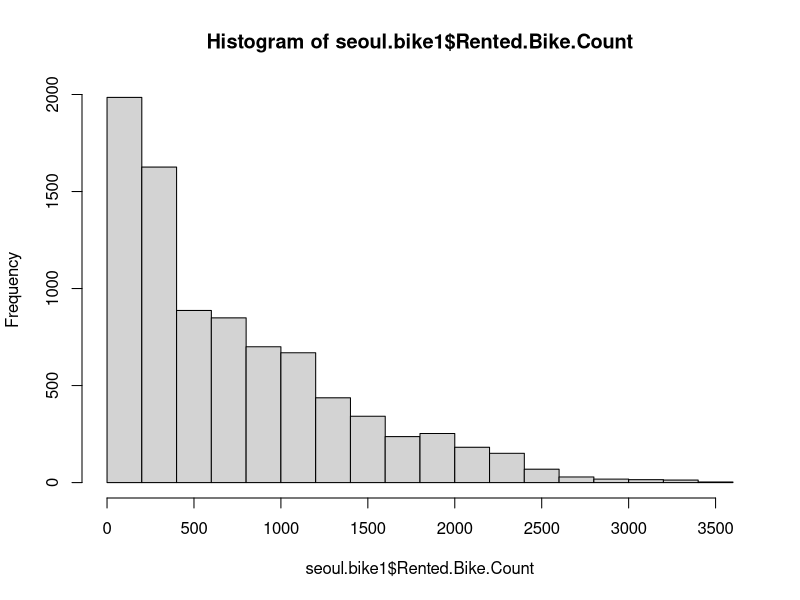

The R script that drew this image: (Note: this script raises an error after producing the figure.)
## ---- chunk 1
seoul.bike <- read.csv("SeoulBikeData.csv",
                         header=T,na.strings=c("","NA")) 
idx <- which(seoul.bike$Functioning.Day == "Yes")
seoul.bike1 <- seoul.bike[idx, ]
## ---- chunk 2
# creating new variable time of day from bike
seoul.bike1$time.of.day <- ifelse(seoul.bike1$Hour <= 6, "night", seoul.bike1$Hour)
seoul.bike1$time.of.day <- ifelse(seoul.bike1$Hour > 6, "morning", seoul.bike1$time.of.day)
seoul.bike1$time.of.day <- ifelse(seoul.bike1$Hour > 12, "afternoon", seoul.bike1$time.of.day)
seoul.bike1$time.of.day <- ifelse(seoul.bike1$Hour > 17, "evening", seoul.bike1$time.of.day)
seoul.bike1$time.of.day <- as.factor(seoul.bike1$time.of.day)
## ---- chunk 3
summary(seoul.bike1$Temperature)
summary(seoul.bike1$Rented.Bike.Count)
summary(seoul.bike1$Hour)
summary(seoul.bike1$Solar.Radiatio)
summary(seoul.bike1$Humidity)
summary(seoul.bike1$Date)
summary(seoul.bike1$Wind.speed)
summary(seoul.bike1$Visibility)
summary(seoul.bike1$Dew.point.temperature)
summary(seoul.bike1$Rainfall)
summary(seoul.bike1$Snowfall)
seoul.bike1$Seasons <- as.factor(seoul.bike1$Seasons)
summary(seoul.bike1$Seasons)
seoul.bike1$Holiday <- as.factor(seoul.bike1$Holiday)
summary(seoul.bike1$Holiday)
seoul.bike1$Functioning.Day <- as.factor(seoul.bike1$Functioning.Day)
summary(seoul.bike1$Functioning.Day)


hist(seoul.bike1$Rented.Bike.Count)

summary(seoul.bike1$time.of.day)
head(seoul.bike1)
## ---- chunk 4

# creating new variable time of day from bike
seoul.bike1$TempF <- seoul.bike1$Temperature.C. * (9/5) + 32

# -1, 103
max(seoul.bike1$TempF)
seoul.bike1$TempCat <- ifelse(seoul.bike1$TempF <= 20, "below 20", seoul.bike1$TempF)
seoul.bike1$TempCat <- ifelse(seoul.bike1$TempF > 20, "21-40", seoul.bike1$TempCat)
seoul.bike1$TempCat <- ifelse(seoul.bike1$TempF > 40, "41-60", seoul.bike1$TempCat)
seoul.bike1$TempCat <- ifelse(seoul.bike1$TempF > 60, "61-80", seoul.bike1$TempCat)
seoul.bike1$TempCat <- ifelse(seoul.bike1$TempF > 80, "81-100", seoul.bike1$TempCat)
seoul.bike1$TempCat <- ifelse(seoul.bike1$TempF> 100, "over 100", seoul.bike1$TempCat)
seoul.bike1$TempCat <- as.factor(seoul.bike1$TempCat)
summary(seoul.bike1$TempCat)
dim(seoul.bike1)
## ---- chunk 5
tempcat_bar <- ggplot(data=seoul.bike1, aes(x=TempCat, y=Rented.Bike.Count)) + geom_bar(stat = 'identity')
tempcat_bar
## ---- chunk 6
boxplot(seoul.bike1$Temperature)
## ---- chunk 7
library(corrplot)
corrplot(cor(seoul.bike1[,c(2, 3, 4, 5, 6, 7, 8, 9, 10, 11)]))
## ---- chunk 8
hist(seoul.bike1$Solar.Radiation..MJ.m2.)
## ---- chunk 9
p <- ggplot(aes(x=Temperature, y = Rented.Bike.Count, color = time.of.day), data = seoul.bike1) + geom_point()
p
## ---- chunk 10
p <- ggplot(data=seoul.bike1, aes(x=time.of.day, y=Rented.Bike.Count)) + geom_bar(stat = 'identity')
p
## ---- chunk 11
p <- ggplot(aes(x= seoul.bike1$'Temperature.C', y = seoul.bike1$'Rented Bike Count', color = Seasons), data = seoul.bike1) + geom_point()
p
## ---- chunk 12
ggplot(seoul.bike1, aes(x = seoul.bike1$Seasons, y = seoul.bike1$`Rented Bike Count`, fill = seoul.bike1$time.of.day)) +
  geom_bar(stat = "identity", position = "dodge") +
  labs(title = "Bike Counts by Month and Time of Day",
       x = "Month", y = "Bike Counts",
       fill = "Time of Day") +
  theme_minimal()
## ---- chunk 13
ggplot(seoul.bike1, aes(x = seoul.bike1$Holiday, y = seoul.bike1$`Rented Bike Count`)) +
  geom_bar(stat = "identity", position = "dodge") +
  labs(title = "Bike Counts by Holiday or No Holiday",
       x = "Month", y = "Bike Counts",
       fill = "Time of Day") +

  theme_minimal()
## ---- chunk 14
pos.mod <- glm(formula = Rented.Bike.Count ~ time.of.day +  TempCat + Seasons + Holiday, family = poisson(link = "log"), data = seoul.bike1)
summary(pos.mod)
## ---- chunk 15
pos.mod2 <- glm(formula = Rented.Bike.Count ~ time.of.day +  TempCat + Seasons +Holiday + Solar.Radiation..MJ.m2. + Rainfall.mm. + Snowfall..cm., family = poisson(link = "log"), data = seoul.bike1)
summary(pos.mod2)


## ---- chunk 16
which(is.na(seoul.bike1$Rainfall.mm.))
## ---- chunk 17
pos.mod3 <- glm(formula = Rented.Bike.Count ~ time.of.day +  TempCat + Seasons +Holiday 
                + Solar.Radiation..MJ.m2. + Rainfall.mm. + Snowfall..cm. + I(Hour**2) +  I(TempF**2)  + I(Solar.Radiation..MJ.m2.**2) + I(Rainfall.mm.**2) + I(Snowfall..cm.**2) +
                  TempCat:Seasons + TempCat:time.of.day + Holiday:time.of.day,
                family = poisson(link = "log"), data = seoul.bike1)
summary(pos.mod3)

## ---- chunk 18
Anova(pos.mod, test = "LR")
Anova(pos.mod2, test = "LR")
Anova(pos.mod3, test = "LR")
## ---- chunk 19
AIC.tab <- data.frame(mod1 = AIC(pos.mod), mod.2 = AIC(pos.mod2), mod.3 = AIC(pos.mod3))
AIC.tab
## ---- chunk 20
pred1 <- predict(pos.mod3, type = "response")
res1 <- residuals(pos.mod3, type = "pearson")
s.res1 <- rstandard(pos.mod3, type = "pearson")
lin.pred1 <- pos.mod3$linear.predictors

dfassess1 <- data.frame(seoul.bike1, pred1, res1, s.res1, lin.pred1)

dfassess1 %>%
  ggplot(aes(x = dfassess1$pred1, y = dfassess1$s.res1)) + 
  geom_point() + 
  geom_hline(yintercept = c(3, 2, 0, -2, -3), color = "red", linetype = "dashed") + 
  geom_smooth(se = FALSE) +
  ggtitle("Standardized residuals vs fitted values")


dfassess1 %>%
  ggplot(aes(x = dfassess1$lin.pred1, y = dfassess1$s.res1)) + 
  geom_point() + 
  geom_hline(yintercept = c(3, 2, 0, -2, -3), color = "red", linetype = "dashed") + 
  geom_smooth(se = FALSE) +
  ggtitle("Standardized residuals vs linear predictors")
## ---- chunk 21
#Goodness of Fit
pearson_stat <- su
## ---- chunk 22
dispersiontest(pos.mod3)
## ---- chunk 23
quasi <- glm(formula = Rented.Bike.Count ~ time.of.day +  TempCat + Seasons +Holiday 
                + Solar.Radiation..MJ.m2. + Rainfall.mm. + Snowfall..cm. + I(Hour**2) +  I(TempF**2)  + I(Solar.Radiation..MJ.m2.**2) + I(Rainfall.mm.**2) + I(Snowfall..cm.**2) +
                  TempCat:Seasons + TempCat:time.of.day + Holiday:time.of.day, data = seoul.bike1, family = quasipoisson)
summary(quasi)
## ---- chunk 24

negbi = glm.nb(formula = Rented.Bike.Count ~ time.of.day +  TempCat + Seasons + Holiday +
                  TempCat:Seasons + TempCat:time.of.day + Holiday:time.of.day, data = seoul.bike1)
Anova(negbi)
## ---- chunk 25
lin.reg.mod <- lm(formula = Rented.Bike.Count ~ time.of.day +  TempCat + Seasons + Holiday +
                  TempCat:Seasons + TempCat:time.of.day + Holiday:time.of.day, data = seoul.bike1)
summary(lin.reg.mod)
## ---- chunk 26
## calculate and store predicted values
fitted_values_lin <- predict(lin.reg.mod, type="response")
fitted_values_pos <- predict(negbi, type="response")
## Create the plot

ggplot(seoul.bike1) +
  geom_point(aes(x = Rented.Bike.Count, y = fitted_values_lin)) +
  labs(x = "Rented Bike Count", y = "Expected Rented Bike Count Linear Model")

ggplot(seoul.bike1) +
  geom_point(aes(x = Rented.Bike.Count, y = fitted_values_pos)) +
  labs(x = "Rented Bike Count", y = "Expected Rented Bike Count Poisson Model")

